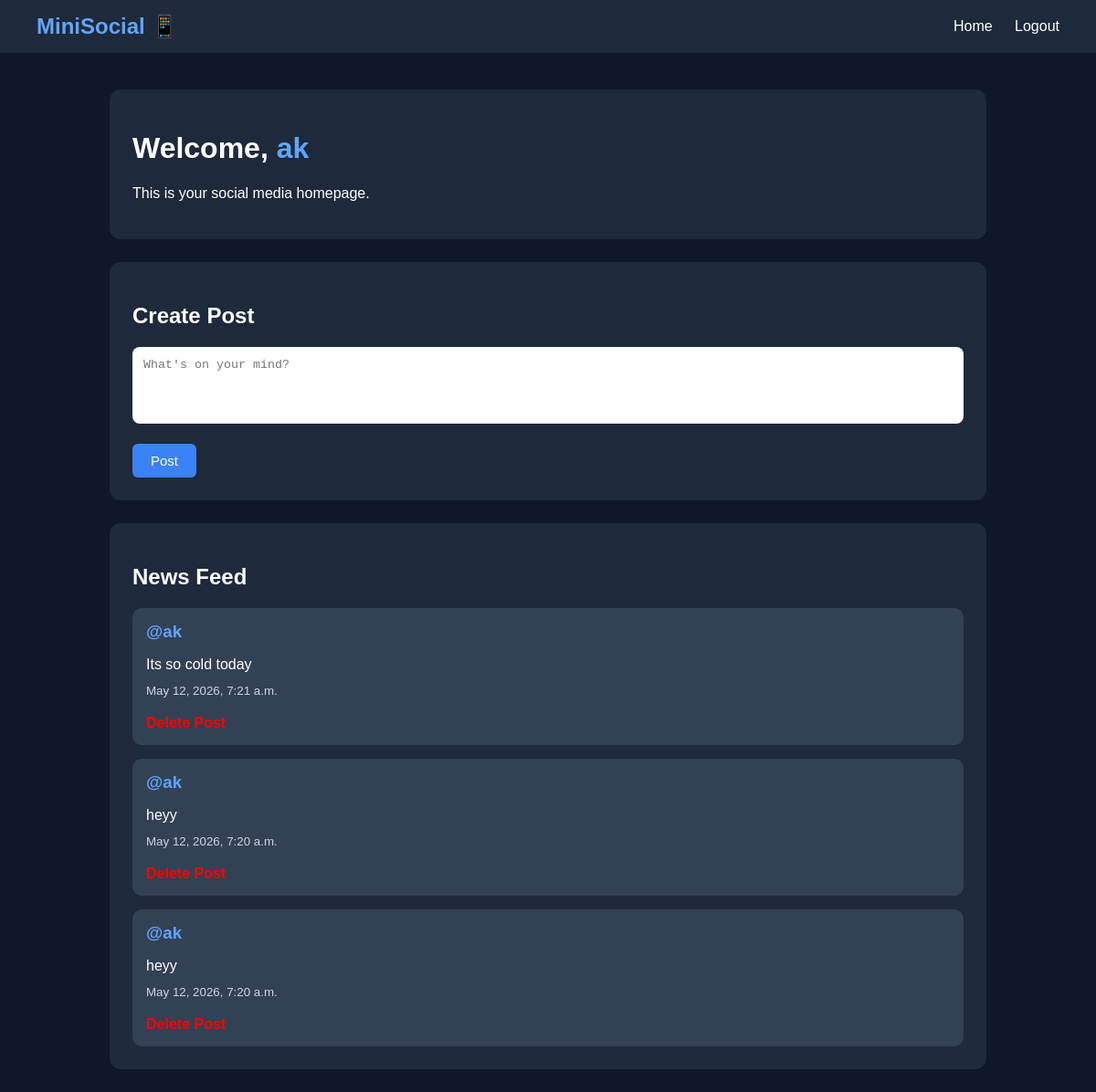
The page / (signed in) on the database as committed earlier.
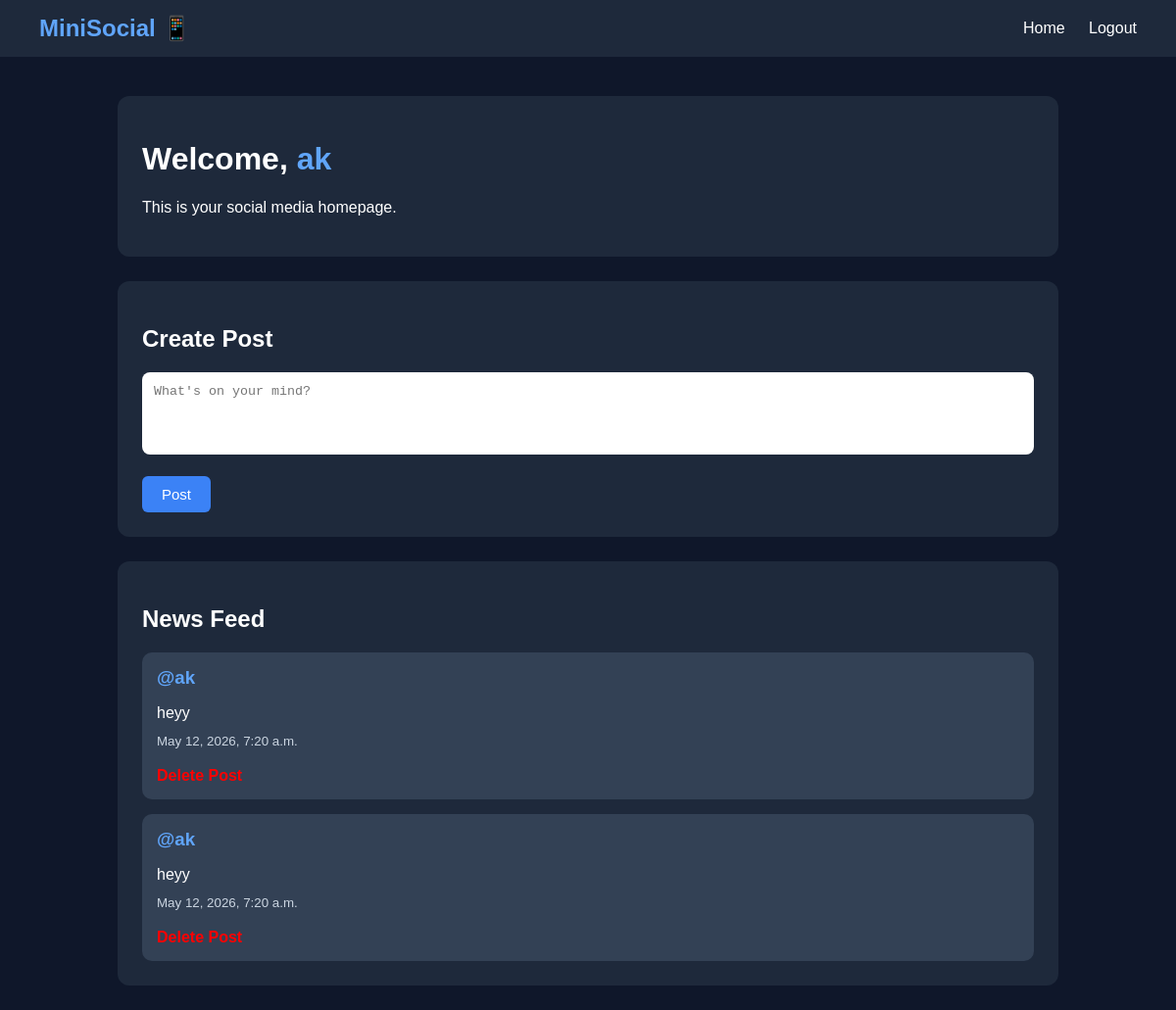
The same page on the database as committed later.
### posts/models.py (models this page shows, shortened)
class Post(models.Model):
    user=models.ForeignKey(User,on_delete=models.CASCADE)
    content=models.TextField()
    created_at=models.DateTimeField(auto_now_add=True)

### accounts/views.py (the view)
# urls.py: path('', views.home,name="home"),
def home(request):
    if request.user.is_anonymous:
        return redirect("login")
    posts=Post.objects.all().order_by("-created_at") #- means newest first
    return render(request, "home.html",{
    "posts":posts
    })

### templates/home.html (shortened to what this page needs)
<!DOCTYPE html>
<html lang="en">
<head>
</head>
<body>
    <div class="navbar">
        <div class="logo">
            MiniSocial 📱
        </div>
        <div class="nav-links">
            <a href="/">Home</a>
            <a href="/logout/">Logout</a>
        </div>
    </div>
    <div class="container">
        <div class="welcome-box">
            <h1>
                Welcome,
                 <a
        href="/profile/{{ user.username }}/"
        style="color:#60a5fa; text-decoration:none;"
    >
        {{ user.username }}
    </a>
            </h1>
            <p>
                This is your social media homepage.
            </p>
        </div>
        <div class="feed-box">
            <h2>Create Post </h2>
            <form method="POST" action="/posts/create/">
                <textarea
                    name="content"
                    placeholder="What's on your mind?"
                    rows="4"
                    required
                ></textarea>
                <br><br>
                <button type="submit">
                    Post
                </button>
            </form>
        </div>
        <div class="feed-box">
            <h2>News Feed </h2>
            {% for post in posts %}
                <div class="post">
                    <h3>
                       <a
        href="/profile/{{ post.user.username }}/"
        style="color:#60a5fa; text-decoration:none;"
    >
        @{{ post.user.username }}
    </a>
                    </h3>
                    <p>
                        {{ post.content }}
                    </p>
                    <small>
                        {{ post.created_at }}
                    </small>
 {% if request.user == post.user %}
        <br><br>
        <a
            href="/interactions/delete/{{ post.id }}/"
            style="
                color:red;
                text-decoration:none;
                font-weight:bold;
            "
        >
        </a>
    {% endif %}
                </div>
            {% empty %}
                <p>No posts yet.</p>
            {% endfor %}
        </div>
    </div>
</body>
</html>

Rows that differ between the two databases and show on the page:
removed Post: user.username "ak", content "Its so cold today", created_at "May 12, 2026, 7:21 a.m."
